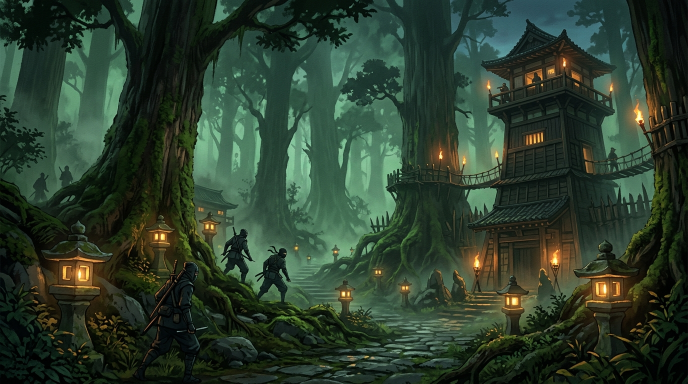
#> input picture src/assets/images/shinobi_campaign_forest_backdrop_1791702689788.jpg, 1376 x 768 px (shown at 1/2 size)
$ python checkgif.py ../../../../src/assets/images/shinobi_campaign_forest_backdrop_1791702689788.jpg ../../../../src/assets/images/shinobi_character_creator_backdrop_1791702680560.jpg 5
#> lines starting #> are read from the running program, lines starting #| are printed output that depends on the picture
import sys, numpy as np
from PIL import Image, ImageSequence
path=sys.argv[1]; out=sys.argv[2]; cols=int(sys.argv[3]) if len(sys.argv)>3 else 4
im=Image.open(path)
#> im is the input picture: PIL image 1376x768 RGB; mean R, G, B 44, 61.7, 45.2
info=[]; frames=[]
for i,fr in enumerate(ImageSequence.Iterator(im)):
    info.append((fr.info.get('duration'), getattr(fr,'disposal_method',None)))
    frames.append(fr.convert('RGB').copy())
#> this loop made 1 pass
#> after the loop, frames = 1 item; info = 1 item
print(path, im.size, 'frames',len(frames), 'loop',im.info.get('loop'), 'durations',[d for d,_ in info], 'disposal',set(x for _,x in info))
#| ../../../../src/assets/images/shinobi_campaign_forest_backdrop_1791702689788.jpg (1376, 768) frames 1 loop None durations [None] disposal {None}
# contact strip at half size (nearest, integer) so 2x art shows at 1x
w,h=frames[0].size; s=2
#> after `w, h = frames[0].size`: w = 1376; h = 768
th=[f.resize((w//s,h//s),Image.NEAREST) for f in frames]
#> th = 1 item
rows=(len(th)+cols-1)//cols
#> rows = 1
sheet=Image.new('RGB',(cols*(w//s+6),rows*(h//s+6)),(255,0,255))
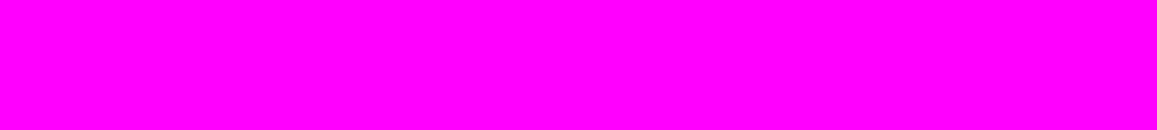
#> sheet: PIL image 3470x390 RGB (shown at 1/3 size); mean R, G, B 255, 0, 255
for i,t in enumerate(th): sheet.paste(t,((i%cols)*(w//s+6),(i//cols)*(h//s+6)))
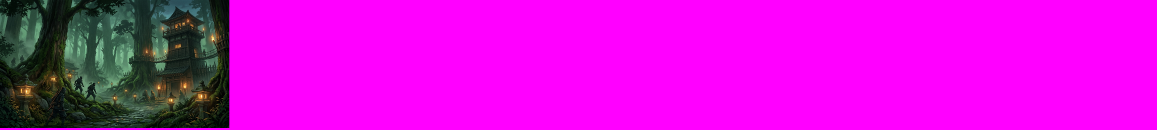
#> sheet: PIL image 3470x390 RGB (shown at 1/3 size); mean R, G, B 213.8, 12, 214
sheet.save(out)
# frame-to-frame changed pixels
a=[np.array(f).astype(int) for f in frames]
#> a = 1 item
print('changed px', [int((np.abs(a[i]-a[(i+1)%len(a)]).sum(-1)>0).sum()) for i in range(len(a))])
#| changed px [0]

$ run again, on src/assets/images/shinobi_titanic_beast_backdrop_1791702699652.jpg
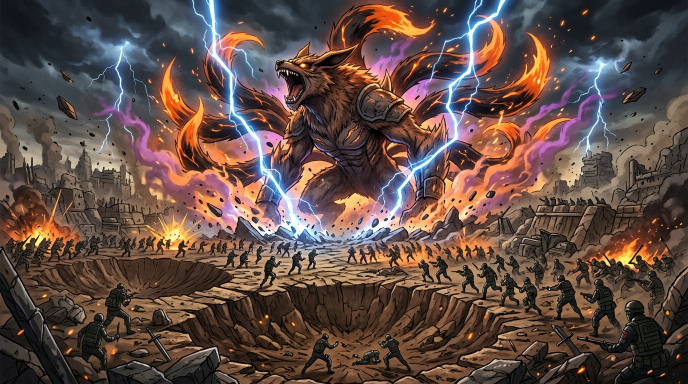
#> input picture src/assets/images/shinobi_titanic_beast_backdrop_1791702699652.jpg, 1376 x 768 px (shown at 1/2 size)
#> im is the input picture: PIL image 1376x768 RGB; mean R, G, B 97.1, 76.4, 70
#> the loop `for i,fr in enumerate(ImageSequence.Iterator(im)):` made 1 pass
#> after the loop `for i,fr in enumerate(ImageSequence.Iterator(im)):`: frames = 1 item
#| ../../../../src/assets/images/shinobi_titanic_beast_backdrop_1791702699652.jpg (1376, 768) frames 1 loop None durations [None] disposal {None}
#> rows = 1
#> the loop `for i,t in enumerate(th): sheet.paste(t,((i%cols)*(w//s+6),(i//cols)*(..` made 1 pass
#> after the loop `for i,t in enumerate(th): sheet.paste(t,((i%cols)*(w//s+6),(i//cols)*(..`:
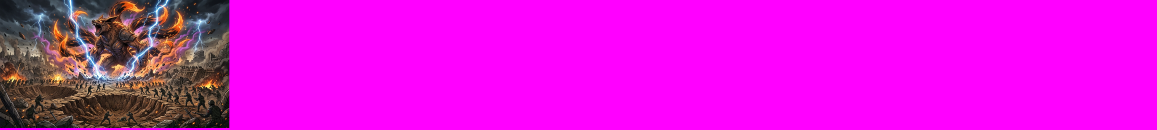
#> sheet: PIL image 3470x390 RGB (shown at 1/3 size); mean R, G, B 224.2, 14.9, 218.9
#> a = 1 item
#| changed px [0]
